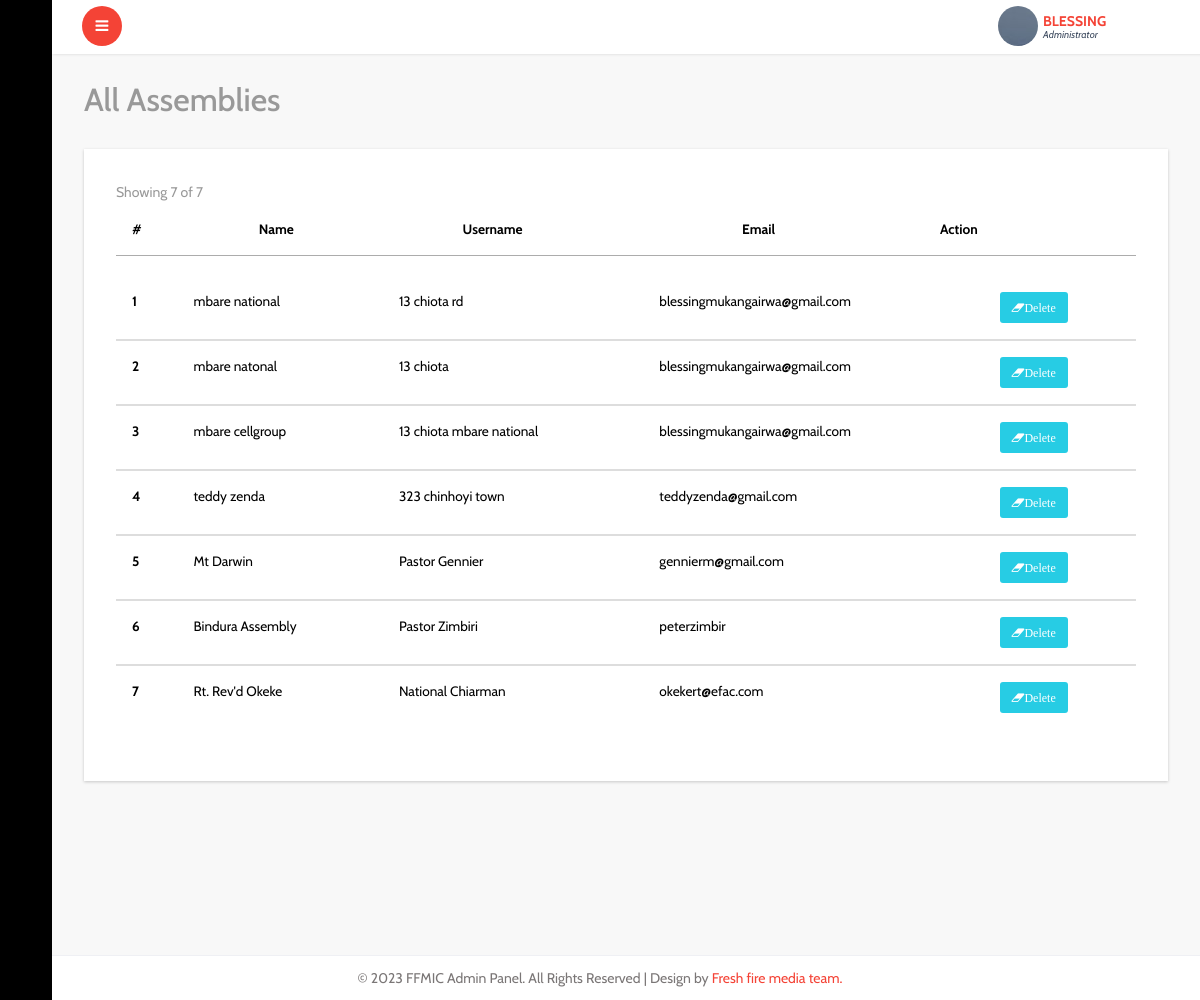
/admin/all-excos.php (signed in), run on the app's committed database.
### tables this page shows
CREATE TABLE IF NOT EXISTS `excos` (
  `id` int NOT NULL AUTO_INCREMENT,
  `name` varchar(75) NOT NULL,
  `office` varchar(75) NOT NULL,
  `zone` varchar(75) NOT NULL,
  `phone` varchar(12) NOT NULL,
  `email` varchar(75) NOT NULL,
  PRIMARY KEY (`id`)
);

### idiorm.php (called while the page is built, shortened)
<?php
    class ORM implements ArrayAccess {
        protected static $_default_config = array(
            'connection_string' => 'sqlite::memory:',
            'id_column' => 'id',
            'id_column_overrides' => array(),
            'error_mode' => PDO::ERRMODE_EXCEPTION,
            'username' => null,
            'password' => null,
            'driver_options' => null,
            'identifier_quote_character' => null,
            'limit_clause_style' => null,
            'logging' => false,
            'logger' => null,
            'caching' => false,
            'caching_auto_clear' => false,
            'return_result_sets' => false,
        );
        protected static $_config = array();
        protected static $_db = array();
        protected static $_last_statement = null;
        protected $_connection_name;
        protected $_table_name;
        protected $_values = array();
        protected $_result_columns = array('*');
        protected $_join_sources = array();
        protected $_order_by = array();
        protected $_group_by = array();
        public static function configure($key, $value = null, $connection_name = self::DEFAULT_CONNECTION) {
            if (is_array($key)) {
                foreach ($key as $conf_key => $conf_value) {
                    self::configure($conf_key, $conf_value, $connection_name);
                }
            } else {
                if (is_null($value)) {
                    $value = $key;
                    $key = 'connection_string';
                }
                self::$_config[$connection_name][$key] = $value;
            }
        }
        public static function for_table($table_name, $connection_name = self::DEFAULT_CONNECTION) {
            return new self($table_name, array(), $connection_name);
        }
        protected static function _setup_db_config($connection_name) {
            if (!array_key_exists($connection_name, self::$_config)) {
                self::$_config[$connection_name] = self::$_default_config;
            }
        }
        public static function set_db($db, $connection_name = self::DEFAULT_CONNECTION) {
            self::$_db[$connection_name] = $db;
        }
        protected static function _setup_identifier_quote_character($connection_name) {
            if (is_null(self::$_config[$connection_name]['identifier_quote_character'])) {
                self::$_config[$connection_name]['identifier_quote_character'] =
                    self::_detect_identifier_quote_character($connection_name);
            }
        }
        public static function _setup_limit_clause_style($connection_name) {
            if (is_null(self::$_config[$connection_name]['limit_clause_style'])) {
                self::$_config[$connection_name]['limit_clause_style'] =
                    self::_detect_limit_clause_style($connection_name);
            }
        }
        protected static function _detect_identifier_quote_character($connection_name) {
            switch(self::get_db($connection_name)->getAttribute(PDO::ATTR_DRIVER_NAME)) {
                case 'mysql':
                case 'sqlite':
                case 'sqlite2':
                default:
                    return '`';
            }
        }
        protected static function _detect_limit_clause_style($connection_name) {
            switch(self::get_db($connection_name)->getAttribute(PDO::ATTR_DRIVER_NAME)) {
                default:
                    return ORM::LIMIT_STYLE_LIMIT;
            }
        }
        public static function get_db($connection_name = self::DEFAULT_CONNECTION) {
            return self::$_db[$connection_name];
        }
        public static function get_last_statement() {
            return self::$_last_statement;
        }
        protected static function _execute($query, $parameters = array(), $connection_name = self::DEFAULT_CONNECTION) {
            $statement = self::get_db($connection_name)->prepare($query);
            self::$_last_statement = $statement;
            $time = microtime(true);
            $q = $statement->execute();
            return $q;
        }
        protected static function _log_query($query, $parameters, $connection_name, $query_time) {
            if (!self::$_config[$connection_name]['logging']) {
                return false;
            }
            return true;
        }
        protected function __construct($table_name, $data = array(), $connection_name = self::DEFAULT_CONNECTION) {
            $this->_table_name = $table_name;
            $this->_connection_name = $connection_name;
        }
        public function find_array() {
            return $this->_run();
        }
        protected function _build_select() {
            return $this->_join_if_not_empty(" ", array(
                $this->_build_select_start(),
                $this->_build_join(),
                $this->_build_where(),
                $this->_build_group_by(),
                $this->_build_having(),
                $this->_build_order_by(),
                $this->_build_limit(),
                $this->_build_offset(),
            ));
        }
        protected function _build_select_start() {
            $fragment = 'SELECT ';
            $result_columns = join(', ', $this->_result_columns);
            $fragment .= "{$result_columns} FROM " . $this->_quote_identifier($this->_table_name);
            return $fragment;
        }
        protected function _build_join() {
            if (count($this->_join_sources) === 0) {
                return '';
            }
            return join(" ", $this->_join_sources);
        }
        protected function _build_where() {
            return $this->_build_conditions('where');
        }
        protected function _build_having() {
            return $this->_build_conditions('having');
        }
        protected function _build_group_by() {
            if (count($this->_group_by) === 0) {
                return '';
            }
            return "GROUP BY " . join(", ", $this->_group_by);
        }
        protected function _build_conditions($type) {
            $conditions_class_property_name = "_{$type}_conditions";
            if (count($this->$conditions_class_property_name) === 0) {
                return '';
            }
            $conditions = array();
            return strtoupper($type) . " " . join(" AND ", $conditions);
        }
        protected function _build_order_by() {
            if (count($this->_order_by) === 0) {
                return '';
            }
            return "ORDER BY " . join(", ", $this->_order_by);
        }
        protected function _build_limit() {
            $fragment = '';
            return $fragment;
        }
        protected function _build_offset() {
            return '';
        }
        protected function _join_if_not_empty($glue, $pieces) {
            $filtered_pieces = array();
            foreach ($pieces as $piece) {
                if (is_string($piece)) {
                    $piece = trim($piece);
                }
                if (!empty($piece)) {
                    $filtered_pieces[] = $piece;
                }
            }
            return join($glue, $filtered_pieces);
        }
        protected function _quote_one_identifier($identifier) {
            $parts = explode('.', $identifier);
            $parts = array_map(array($this, '_quote_identifier_part'), $parts);
            return join('.', $parts);
        }
        protected function _quote_identifier($identifier) {
            if (is_array($identifier)) {
                $result = array_map(array($this, '_quote_one_identifier'), $identifier);
                return join(', ', $result);
            } else {
                return $this->_quote_one_identifier($identifier);
            }
        }
        protected function _quote_identifier_part($part) {
            $quote_character = self::$_config[$this->_connection_name]['identifier_quote_character'];
            return $quote_character .
                   str_replace($quote_character,
                               $quote_character . $quote_character,
                               $part
                   ) . $quote_character;
        }
        protected function _run() {
            $query = $this->_build_select();
            $caching_enabled = self::$_config[$this->_connection_name]['caching'];
            self::_execute($query, $this->_values, $this->_connection_name);
            $statement = self::get_last_statement();
            $rows = array();
            while ($row = $statement->fetch(PDO::FETCH_ASSOC)) {
                $rows[] = $row;
            }
            $this->_values = array();
            $this->_result_columns = array('*');
            return $rows;
        }
        public function __call($name, $arguments)
        {
            $method = strtolower(preg_replace('/([a-z])([A-Z])/', '$1_$2', $name));
            if (method_exists($this, $method)) {
                return call_user_func_array(array($this, $method), $arguments);
            } else {
                throw new IdiormMethodMissingException("Method $name() does not exist in class " . get_class($this));
            }
        }
    }

### admin/all-excos.php (the view, shortened to what this page needs)
<?php include"header.php"; ?>
			<div id="page-wrapper">
				<div class="graphs">
					<h3 class="blank1">All Assemblies</h3>
					 <div class="xs tabls">
					 <div class="panel-body1">
					   <table class="table">
					    <thead>
							<tr>
							  <th>#</th>
							  <th>Name</th>
							  <th>Username</th>
							  <th>Email</th>
							  <th>Action</th>
							</tr>
						  </thead>
						  <tbody>
						   <?php
                                $tbl_name="excos";
        $get_excos = ORM::for_table("$tbl_name")
                 ->find_array();
	$total_pages = count($get_excos);
	$limit = 10;
	$page = $_GET['page'];
	if($page)
		$start = ($page - 1) * $limit;
	else
		$start = 0;
				$result = $db->prepare("SELECT * FROM excos  ORDER BY id DESC LIMIT $start, $limit");
				$result->execute();
	$next = $page + 1;
	$lastpage = ceil($total_pages/$limit);
	 ?>
                            <span class="text-muted m-r-sm">Showing
                                 <?php if($lastpage == $next-1):?>
                                    <?=$total_pages?>
                                <?php else:?>
                                <?=$page * $limit?>
                            <?php endif;?>
                                of <?=$total_pages?>
                                        </span>
			    </div>
               </div>
                <table class="table">
                      <?php
				for($i=1; $row = $result->fetch(); $i++){
               ?>
							<tr>
							  <th scope="row"><?php echo $i; ?></th>
							  <td><?php echo $row['name']; ?></td>
							  <td><?php echo $row['office']; ?></td>
							  <td><?php echo $row['email']; ?></td>
							  <td>
							    <a href="delete-admin.php?id=<?=$row['id'] ?>" class="fa fa-eraser btn btn-xs btn-success warning_4 delbtn" >Delete</a>
							  </td>
							</tr>
							 <?php } ?>
						</table>
						</div>
						</div>
				</div>
		<?php include"footer.php"; ?>

### data on the page
excos: name "mbare national", office "13 chiota rd", email "blessingmukangairwa@gmail.com"
excos: name "mbare natonal", office "13 chiota", email "blessingmukangairwa@gmail.com"
excos: name "mbare cellgroup", office "13 chiota mbare national", email "blessingmukangairwa@gmail.com"
excos: name "teddy zenda", office "323 chinhoyi town", email "teddyzenda@gmail.com"
excos: name "Mt Darwin", office "Pastor Gennier", email "gennierm@gmail.com"
excos: name "Bindura Assembly", office "Pastor Zimbiri", email "peterzimbir"
excos: name "Rt. Rev'd Okeke", office "National Chiarman", email "okekert@efac.com"

### other printed values
$namee "BLESSING"
$total_pages "7"
